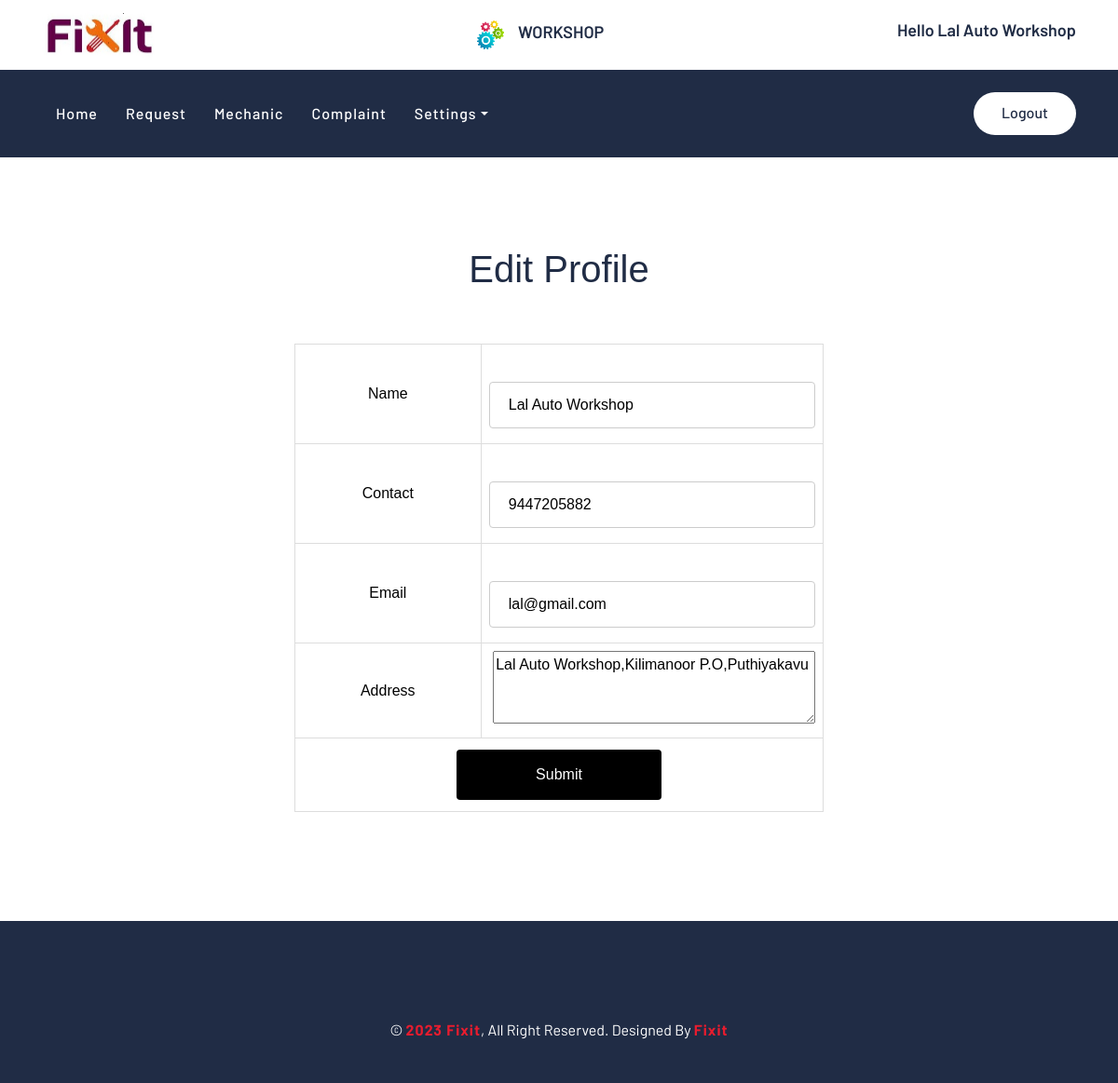
The page /Project/WorkShop/EditProfile.php (signed in) on the database its author committed.
### tables this page shows
CREATE TABLE `tbl_workshop` (
  `workshop_id` int(11) NOT NULL,
  `workshop_name` varchar(30) NOT NULL,
  `workshop_contact` varchar(10) NOT NULL,
  `workshop_email` varchar(50) NOT NULL,
  `workshop_address` varchar(50) NOT NULL,
  `workshop_logo` varchar(100) NOT NULL,
  `workshop_proof` varchar(50) NOT NULL,
  `workshop_password` varchar(30) NOT NULL,
  `workshop_doj` date NOT NULL,
  `workshoptype_id` int(11) NOT NULL,
  `workshop_location` int(11) NOT NULL,
  `workshop_status` int(11) DEFAULT 0
);

### Project/WorkShop/EditProfile.php (the view, shortened to what this page needs)
<?php
include("Head.php");include('../Assets/Connection/Connection.php');
?>
<!DOCTYPE html PUBLIC "-//W3C//DTD XHTML 1.0 Transitional//EN" "http://www.w3.org/TR/xhtml1/DTD/xhtml1-transitional.dtd">
<html xmlns="http://www.w3.org/1999/xhtml">
<head>
</head>
<body>
<div align="center" id="tab">
<h1>Edit Profile</h1>
<br><br>
<form id="form1" name="form1" method="post" action="">
  <?php
$sel="select * from tbl_workshop where workshop_id='".$_SESSION["wid"]."'";
$row=$conn->query($sel);
if($data=$row->fetch_assoc())
{
?>
  <table>
    <tr align="center">
      <td>Name</td>
      <td><label for="txt_name"></label>
      <input type="text" name="txt_name" value="<?php echo $data["workshop_name"];?>" id="txt_name" /></td>
    </tr>
    <tr align="center">
      <td>Contact</td>
      <td><label for="txt_contact"></label>
      <input type="text" name="txt_contact" value="<?php echo $data["workshop_contact"];?>" id="txt_contact" /></td>
    </tr>
    <tr align="center">
      <td>Email</td>
      <td><label for="txt_email"></label>
      <input type="text" name="txt_email"  value="<?php echo $data["workshop_email"];?>" id="txt_email" /></td>
    </tr>
    <tr align="center">
      <td>Address</td>
      <td><label for="txt_address"></label>
    <textarea name="txt_address"  id="txt_address" cols="35" rows="3"><?php echo $data["workshop_address"];?></textarea></td>
    </tr>
    <tr align="center">
      <td colspan="2" align="center"><input type="submit" name="btn_Submit" id="btn_Submit" value="Submit" /></td>
    </tr>
  </table>
<?php
	}
   ?>
</form>
</div>
</body>
<?php
include("Foot.php");
?>
</html>

### Project/Assets/Templates/form.css (style rules this page uses)
#tab { font-family: "Trebuchet MS", Arial, Helvetica, sans-serif; border-collapse: collapse; width: 100%; }
#tab td, #tab th { border: 1px solid #ddd; padding: 8px; color: black; text-align:center; min-width:200px; }
input[type=text],[type=password],[type=email],[type=date], select { width: 100%; padding: 12px 20px; margin: 8px 0; display: inline-block; border: 1px solid #ccc; border-radius: 4px; box-sizing: border-box; }
input[type=submit] { width: 40%; background-color: black; color: white; padding: 15px; margin: 4px 0; border: none; border-radius: 4px; cursor: pointer; }

### Project/Assets/Templates/Main/css/style.css (style rules this page uses)
body { color: #444444; font-weight: 400; background: #ffffff; font-family: 'Barlow', sans-serif; }
h1, h2, h3, h4, h5, h6 { color: #202C45; }

### rows shown on the page
tbl_workshop: txt_name "Lal Auto Workshop", txt_contact "9447205882", txt_email "lal@gmail.com", txt_address "Lal Auto Workshop,Kilimanoor P.O,Puthiyakavu"

### other values the page prints
$_SESSION["wname"] "Lal Auto Workshop"
